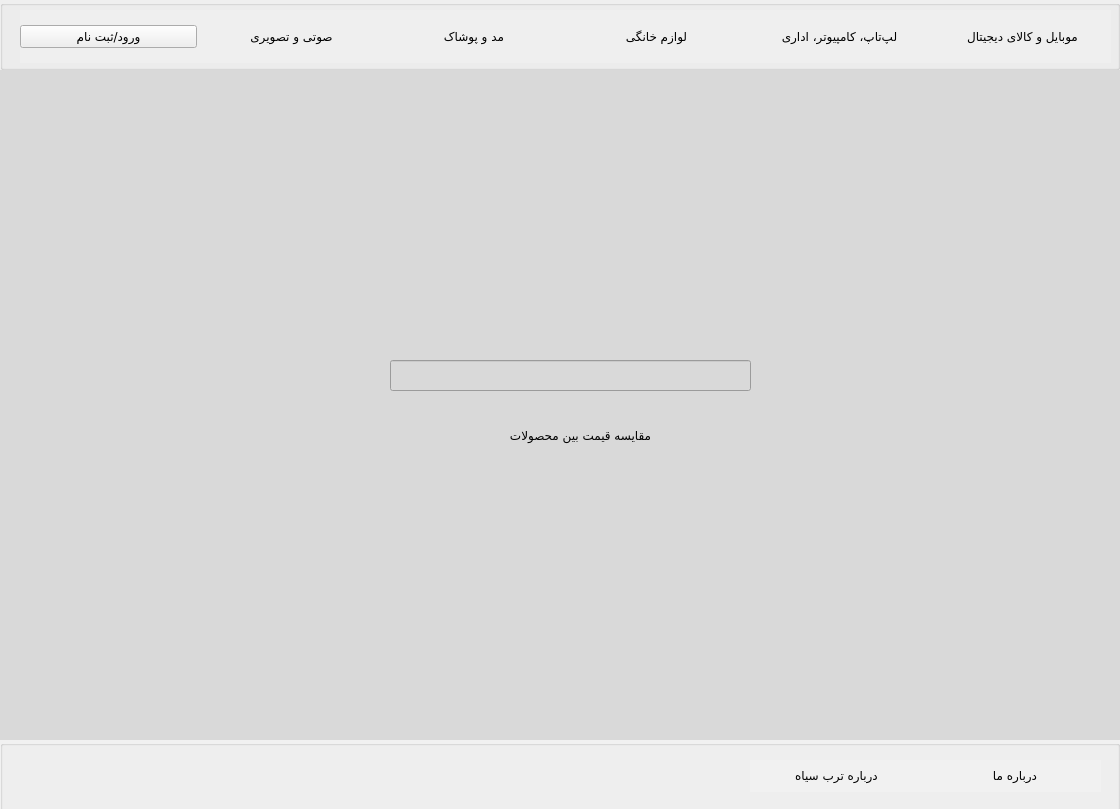
<?xml version="1.0" encoding="UTF-8"?>
<ui version="4.0">
 <class>Black_Torob</class>
 <widget class="QWidget" name="Black_Torob">
  <property name="geometry">
   <rect>
    <x>0</x>
    <y>0</y>
    <width>1120</width>
    <height>809</height>
   </rect>
  </property>
  <property name="windowTitle">
   <string>Black Torob</string>
  </property>
  <property name="styleSheet">
   <string notr="true">background-color:rgb(217, 217, 217)</string>
  </property>
  <widget class="QGroupBox" name="groupBox">
   <property name="geometry">
    <rect>
     <x>0</x>
     <y>0</y>
     <width>1120</width>
     <height>70</height>
    </rect>
   </property>
   <property name="styleSheet">
    <string notr="true">background-color: rgb(239, 239, 239)</string>
   </property>
   <property name="title">
    <string/>
   </property>
   <property name="flat">
    <bool>true</bool>
   </property>
   <widget class="QWidget" name="layoutWidget">
    <property name="geometry">
     <rect>
      <x>20</x>
      <y>10</y>
      <width>1091</width>
      <height>53</height>
     </rect>
    </property>
    <layout class="QHBoxLayout" name="horizontalLayout">
     <item>
      <widget class="QPushButton" name="pushButton">
       <property name="font">
        <font>
         <family>Vazir</family>
        </font>
       </property>
       <property name="text">
        <string>ورود/ثبت نام</string>
       </property>
       <property name="autoDefault">
        <bool>false</bool>
       </property>
       <property name="default">
        <bool>false</bool>
       </property>
       <property name="flat">
        <bool>false</bool>
       </property>
      </widget>
     </item>
     <item>
      <widget class="QPushButton" name="pushButton_2">
       <property name="font">
        <font>
         <family>Vazir</family>
        </font>
       </property>
       <property name="text">
        <string>صوتی و تصویری</string>
       </property>
       <property name="flat">
        <bool>true</bool>
       </property>
      </widget>
     </item>
     <item>
      <widget class="QPushButton" name="pushButton_3">
       <property name="font">
        <font>
         <family>Vazir</family>
        </font>
       </property>
       <property name="text">
        <string>مد و پوشاک</string>
       </property>
       <property name="flat">
        <bool>true</bool>
       </property>
      </widget>
     </item>
     <item>
      <widget class="QPushButton" name="pushButton_6">
       <property name="font">
        <font>
         <family>Vazir</family>
        </font>
       </property>
       <property name="text">
        <string>لوازم خانگی</string>
       </property>
       <property name="flat">
        <bool>true</bool>
       </property>
      </widget>
     </item>
     <item>
      <widget class="QPushButton" name="pushButton_5">
       <property name="font">
        <font>
         <family>Vazir</family>
        </font>
       </property>
       <property name="text">
        <string>لپ‌تاپ، کامپیوتر، اداری</string>
       </property>
       <property name="flat">
        <bool>true</bool>
       </property>
      </widget>
     </item>
     <item>
      <widget class="QPushButton" name="pushButton_4">
       <property name="font">
        <font>
         <family>Vazir</family>
        </font>
       </property>
       <property name="text">
        <string>موبایل و کالای دیجیتال</string>
       </property>
       <property name="flat">
        <bool>true</bool>
       </property>
      </widget>
     </item>
    </layout>
   </widget>
  </widget>
  <widget class="QGroupBox" name="groupBox_2">
   <property name="geometry">
    <rect>
     <x>0</x>
     <y>740</y>
     <width>1120</width>
     <height>72</height>
    </rect>
   </property>
   <property name="sizePolicy">
    <sizepolicy hsizetype="Fixed" vsizetype="Fixed">
     <horstretch>0</horstretch>
     <verstretch>0</verstretch>
    </sizepolicy>
   </property>
   <property name="styleSheet">
    <string notr="true">background-color: rgb(241, 241, 241)</string>
   </property>
   <property name="title">
    <string/>
   </property>
   <property name="flat">
    <bool>true</bool>
   </property>
   <widget class="QWidget" name="layoutWidget">
    <property name="geometry">
     <rect>
      <x>750</x>
      <y>20</y>
      <width>351</width>
      <height>32</height>
     </rect>
    </property>
    <layout class="QHBoxLayout" name="horizontalLayout_2">
     <item>
      <widget class="QPushButton" name="pushButton_8">
       <property name="font">
        <font>
         <family>Vazir</family>
        </font>
       </property>
       <property name="text">
        <string>درباره ترب سیاه</string>
       </property>
       <property name="flat">
        <bool>true</bool>
       </property>
      </widget>
     </item>
     <item>
      <widget class="QPushButton" name="pushButton_7">
       <property name="font">
        <font>
         <family>Vazir</family>
        </font>
       </property>
       <property name="text">
        <string>درباره ما</string>
       </property>
       <property name="flat">
        <bool>true</bool>
       </property>
      </widget>
     </item>
    </layout>
   </widget>
  </widget>
  <widget class="QLineEdit" name="lineEdit">
   <property name="geometry">
    <rect>
     <x>390</x>
     <y>360</y>
     <width>361</width>
     <height>31</height>
    </rect>
   </property>
   <property name="frame">
    <bool>true</bool>
   </property>
  </widget>
  <widget class="QLabel" name="label">
   <property name="geometry">
    <rect>
     <x>490</x>
     <y>420</y>
     <width>161</width>
     <height>31</height>
    </rect>
   </property>
   <property name="font">
    <font>
     <family>Vazir</family>
    </font>
   </property>
   <property name="text">
    <string>مقایسه قیمت بین محصولات</string>
   </property>
  </widget>
  <widget class="QWidget" name="layoutWidget">
   <property name="geometry">
    <rect>
     <x>540</x>
     <y>240</y>
     <width>72</width>
     <height>97</height>
    </rect>
   </property>
   <layout class="QVBoxLayout" name="verticalLayout_2">
    <item>
     <widget class="QLabel" name="label_2">
      <property name="text">
       <string/>
      </property>
      <property name="pixmap">
       <pixmap resource="st.qrc">:/logo/Pictures/Untitled-2.png</pixmap>
      </property>
     </widget>
    </item>
    <item>
     <widget class="QLabel" name="label_3">
      <property name="font">
       <font>
        <family>A Salamat</family>
        <pointsize>16</pointsize>
       </font>
      </property>
      <property name="frameShape">
       <enum>QFrame::NoFrame</enum>
      </property>
      <property name="frameShadow">
       <enum>QFrame::Plain</enum>
      </property>
      <property name="text">
       <string>ترب سیاه</string>
      </property>
      <property name="textFormat">
       <enum>Qt::RichText</enum>
      </property>
     </widget>
    </item>
   </layout>
   <zorder>label_3</zorder>
   <zorder>label_2</zorder>
  </widget>
  <widget class="QWidget" name="widget" native="true">
   <property name="geometry">
    <rect>
     <x>0</x>
     <y>70</y>
     <width>1121</width>
     <height>671</height>
    </rect>
   </property>
  </widget>
  <zorder>widget</zorder>
  <zorder>groupBox_2</zorder>
  <zorder>layoutWidget</zorder>
  <zorder>lineEdit</zorder>
  <zorder>label</zorder>
  <zorder>groupBox</zorder>
 </widget>
 <resources>
  <include location="st.qrc"/>
 </resources>
 <connections/>
</ui>
